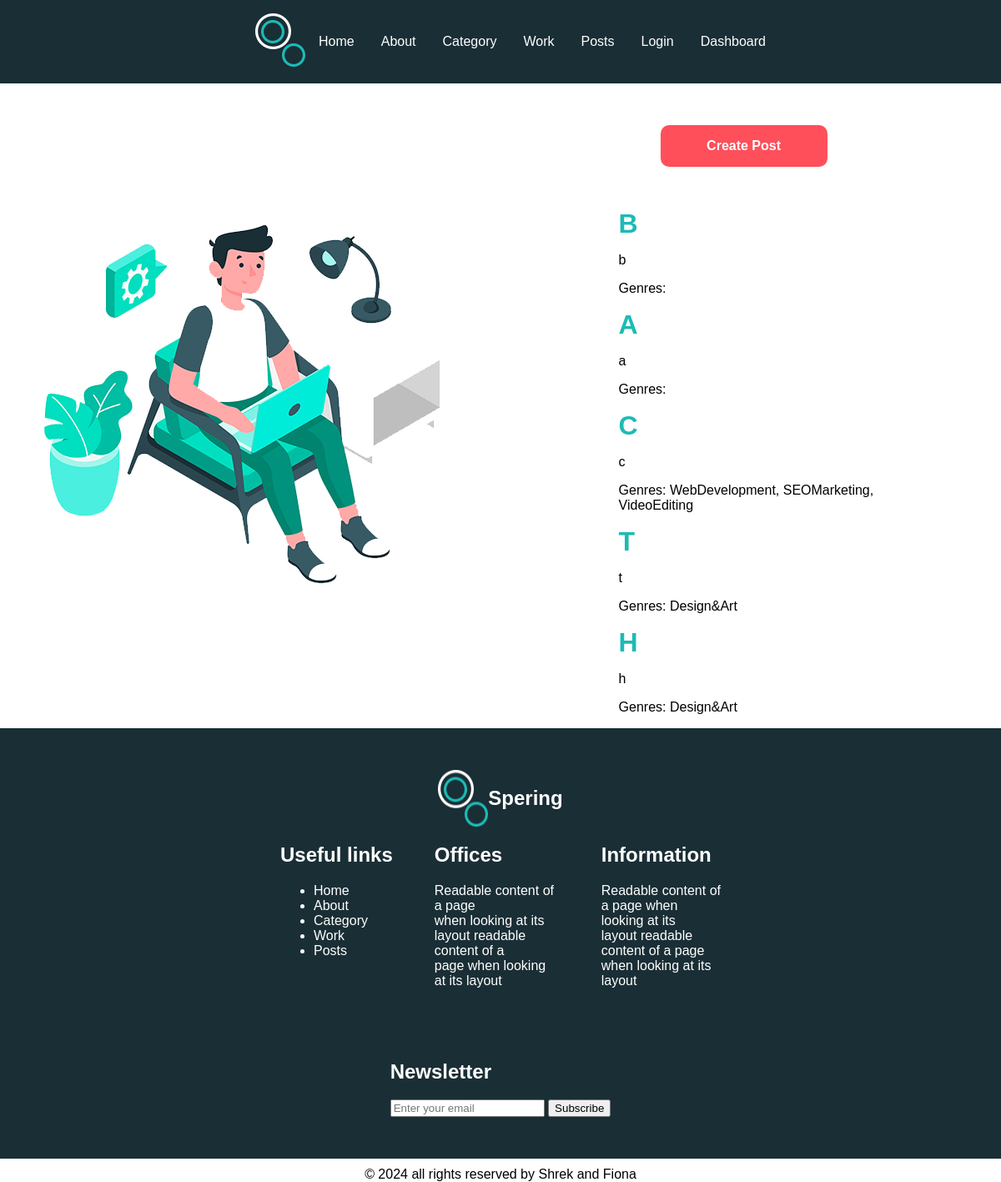
/posts/, run on the app's committed database.
### myApp/models.py (models this page shows, shortened)
class Post(models.Model):
    title = models.CharField(max_length=50)
    author_name = models.ForeignKey(User, on_delete=models.CASCADE)
    content = models.TextField(null=False, blank = False)
    created_at = models.DateTimeField(auto_now_add=True)
    update = models.DateTimeField(auto_now=True)
    genres = models.ManyToManyField(Genre)

class Genre(models.Model):
    name = models.CharField(max_length=15, unique=True)

### myApp/views.py (the view)
# urls.py: path('posts/', views.posts, name='posts'),
def posts(request):
	posted = Post.objects.all()
	context = {'posts': posted}
	return render(request, "myApp/posts.html", context)

### myApp/context_processors.py (called while the page is built)
def genres_processor(request):
    return {'genres': Genre.objects.all()}

### myApp/templates/myApp/posts.html (shortened to what this page needs)
{% load static %}
<!DOCTYPE html>
<html lang="en">
<head>
    <link rel="stylesheet" href="{% static 'style.css' %}">
</head>
<body>
<div class="grid-layout container">
    {% include 'myApp/header.html' %}
    <div class="sidebar">
        <img src="{% static 'images/experience-img.jpg' %}" class="image indexImage" alt="">
    </div>
    <div class="main">
        <div class="mainText">
            <div>
                <div class="btn">
                    <a href="{% url 'create_post' %}">Create Post </a>
                </div>
                {% for post in posts %}
                    <a class="postName" href="{% url 'post_detail' post.id %}">{{ post.title }}</a>
                    <p>{{ post.content }}</p>
                    <p>Genres: {% for genre in post.genres.all %}{{ genre.name }}{% if not forloop.last %}, {% endif %}{% endfor %}</p>
                {% endfor %}
            </div>
        </div>
    </div>
    {% include 'myApp/footer.html' %}
</body>
</html>

### myApp/static/style.css (style rules this page uses)
body { margin : 0; font-family : sans-serif; }
.container { padding: 0 !important; margin: 0 auto; }
.image { max-width : 100%; height : auto; display : block; }
.sidebar { display: flex; justify-content: center; align-items: center; }
.mainText { margin-right : 25%; margin-left : 25%; }
.postName { font-size : 2rem; font-weight : 600; color : #1cbbb4; text-transform: uppercase; text-decoration: none; }
.btn { background-color : #ff4f5a; border-radius : 10px; display : flex; justify-content : center; align-items : center; font-weight : 600; width : 200px; height : 50px; margin : 50px; }
.btn a { color : white; text-decoration : none; }
.grid-layout .sidebar { grid-area : sidebar; }
.grid-layout .main { grid-area : main; }
.grid-layout.container { display : grid; grid-template-rows : auto auto auto auto auto; grid-template-areas : "header" "sidebar" "main" "footer" "copyright"; }
@media (min-width: 720px) { .grid-layout.container { grid-template-rows: auto auto auto auto; grid-template-areas: "header header" "sidebar main" "footer footer" "copyright copyright"; } }
@media (min-width: 1020px) { .grid-layout.container { grid-template-rows: auto auto auto auto; grid-template-areas: "header header header" "sidebar main main" "footer footer footer" "copyright copyright copyright"; } }

### data on the page
Post: title "B", content "b"
Post: title "A", content "a"
Post: title "C", content "c"
Genre: name "WebDevelopment"
Genre: name "SEOMarketing"
Genre: name "VideoEditing"
Post: title "T", content "t"
Genre: name "Design&Art"
Post: title "H", content "h"
